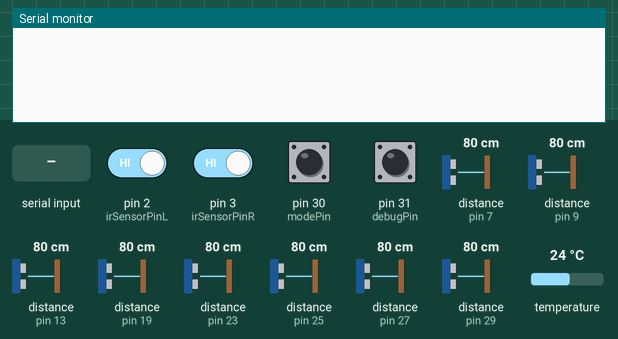
Bench run of a sketch on a simulated Arduino Mega 2560, built with avr-gcc and run on an emulated ATmega2560. Shown: the last lines printed to the serial monitor. Wiring (inferred from the names in the program): 8 × ultrasonic range finder: trigger pin 6, echo pin 7 / trigger pin 8, echo pin 9 / trigger pin 12, echo pin 13 / trigger pin 18, echo pin 19 / trigger pin 22, echo pin 23 / trigger pin 24, echo pin 25 / trigger pin 26, echo pin 27 / trigger pin 28, echo pin 29. The test bench sets the inputs (shaded band); at power-on: pin 2 (irSensorPinL), pin 3 (irSensorPinR), pin 30 (modePin), pin 31 (debugPin) HIGH, distance to the obstacle (sensors on pin 7, pin 9, pin 13, pin 19, pin 23, pin 25, pin 27, pin 29) 80 cm, temperature 24 °C. The echo pulse lasts 58.3 µs per cm.

Above: at 1.2 s.
1.3 s: "DEBUG:1\n" received over the second serial link
At 3.4 s:
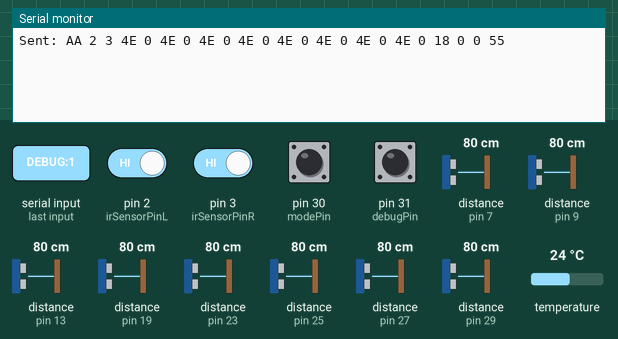
5.1 s: distance to the obstacle (sensor on pin 7) set to 2 cm
At 6.9 s:
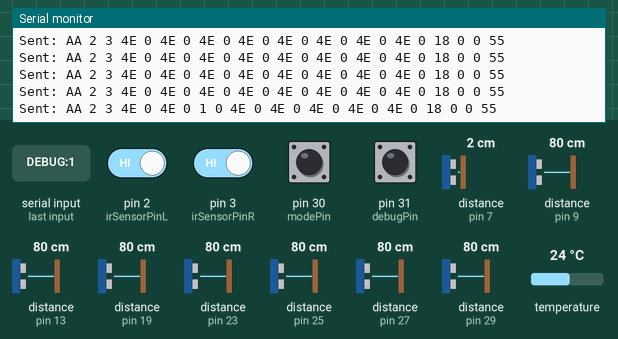
8.7 s: distance to the obstacle (sensor on pin 9) set to 2 cm
At 10.7 s:
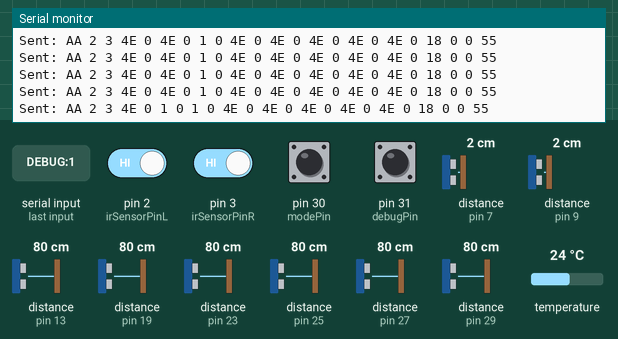
12.4 s: distance to the obstacle (sensor on pin 13) set to 2 cm
At 14.0 s:
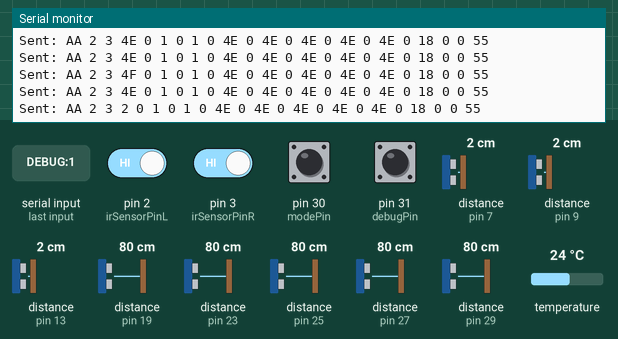
16.0 s: distance to the obstacle (sensor on pin 19) set to 2 cm
At 17.7 s:
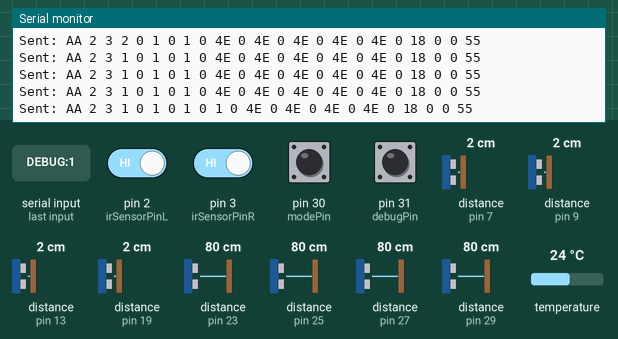
19.6 s: distance to the obstacle (sensor on pin 23) set to 2 cm
At 21.5 s:
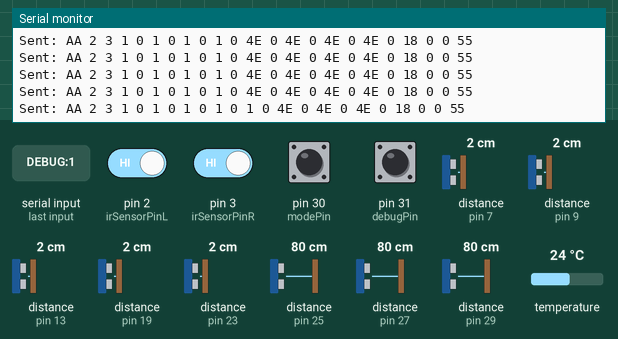

The sketch:

ADAS.ino
```cpp
#include <SoftwareSerial.h>
#include <OneWire.h>
#include <DallasTemperature.h>

// === Debug Pin Setup ===
const int debugPin = 31;
bool debugEnabled = false;
#define debugPrint(x)   if (debugEnabled) Serial.print(x)
#define debugPrintln(x) if (debugEnabled) Serial.println(x)

// === Bluetooth ===
SoftwareSerial bluetooth(10, 11);   // RX, TX

// === Mode Jumper ===
const int modePin = 30;             // LOW = 2 sensors, HIGH = 3 sensors

// === Ultrasonic Pins ===
const int trigPinsRear[3]  = {12, 8, 6};
const int echoPinsRear[3]  = {13, 9, 7};
const int trigPinsFront[3] = {18, 22, 24};
const int echoPinsFront[3] = {19, 23, 25};

// === Blind‑spot Pins ===
const int blindTrigL = 26;
const int blindEchoL = 27;
const int blindTrigR = 28;
const int blindEchoR = 29;

// === IR Line‑sensor Pins (interrupt) ===
const int irSensorPinL = 2;
const int irSensorPinR = 3;

// === Temperature Sensor ===
const int tempPin = 5;
OneWire oneWire(tempPin);
DallasTemperature sensors(&oneWire);

// === Runtime Variables ===
const int MAX_SENSORS = 6;
int  distances[MAX_SENSORS] = {0};
int  blindLeft  = 999;
int  blindRight = 999;
int  tempC      = 0;
int  sensorCount = 2;               // updated by jumper

volatile int irLeft  = 0;
volatile int irRight = 0;

// Streaming flags – permanently ON ==================================
const bool rearStreaming  = true;
const bool frontStreaming = true;

String btBuffer = "";                // still used for DEBUG commands
unsigned long lastSensorTime   = 0;
const unsigned long sensorInterval = 100;   // ms, 10 Hz stream

// ===================================================================
void setup() {
  Serial.begin(38400);
  bluetooth.begin(38400);

  pinMode(debugPin, INPUT_PULLUP);
  debugEnabled = (digitalRead(debugPin) == LOW);
  if (debugEnabled) Serial.println(F("Debug Mode ENABLED"));

  pinMode(modePin, INPUT_PULLUP);

  // IR sensors ===================================================
  pinMode(irSensorPinL, INPUT_PULLUP);
  pinMode(irSensorPinR, INPUT_PULLUP);
  attachInterrupt(digitalPinToInterrupt(irSensorPinL), isrIRLeft,  CHANGE);
  attachInterrupt(digitalPinToInterrupt(irSensorPinR), isrIRRight, CHANGE);

  // Ultrasonic TX/RX setup ==================================
  for (int i = 0; i < 3; i++) {
    pinMode(trigPinsRear[i],  OUTPUT);
    pinMode(echoPinsRear[i],  INPUT);
    pinMode(trigPinsFront[i], OUTPUT);
    pinMode(echoPinsFront[i], INPUT);
  }

  // Blind‑spot ultrasonic ===========================================
  pinMode(blindTrigL, OUTPUT);
  pinMode(blindEchoL, INPUT);
  pinMode(blindTrigR, OUTPUT);
  pinMode(blindEchoR, INPUT);

  sensors.begin();

  debugPrintln(F("Ultrasonic sensor unit ready – streaming begins."));
}

// ===================================================================
void loop() {
  handleDebugCommands();      // only DEBUG:1 / DEBUG:0 recognised
  jumperCheck();

  if (millis() - lastSensorTime >= sensorInterval) {
    readUltrasonics();
    readBlindSpots();
    tempSensor();
    dataWrite();
    lastSensorTime = millis();
  }
}

// ===================================================================
// Only DEBUG commands are parsed; REAR/FRONT commands removed.
void handleDebugCommands() {
  while (bluetooth.available()) {
    char c = bluetooth.read();
    if (c == '\n') {
      btBuffer.trim();
      if (btBuffer == "DEBUG:1") {
        debugEnabled = true;  bluetooth.println("DEBUG_ON");
      } else if (btBuffer == "DEBUG:0") {
        debugEnabled = false; bluetooth.println("DEBUG_OFF");
      }
      btBuffer = "";
    } else {
      btBuffer += c;
    }
  }
}

// ===================================================================
void jumperCheck() {
  sensorCount = (digitalRead(modePin) == LOW) ? 2 : 3;
}

// ================= Ultrasonic distances (rear/front) =================
void readUltrasonics() {
  for (int i = 0; i < sensorCount; i++) {
    int rIndex = (sensorCount == 2) ? (i == 0 ? 0 : 2) : i;   // same mapping as original
    distances[i] = getDistance(trigPinsRear[rIndex], echoPinsRear[rIndex]);

    int fIndex = (sensorCount == 2) ? (i == 0 ? 0 : 2) : i;
    distances[i + sensorCount] = getDistance(trigPinsFront[fIndex], echoPinsFront[fIndex]);
  }
}

// ================= Blind‑spot ultrasonics =================
void readBlindSpots() {
  blindLeft  = getDistance(blindTrigL, blindEchoL);
  blindRight = getDistance(blindTrigR, blindEchoR);
}

// ================= Get single ultrasonic distance =================
int getDistance(int trigPin, int echoPin) {
  digitalWrite(trigPin, LOW); delayMicroseconds(2);
  digitalWrite(trigPin, HIGH); delayMicroseconds(10);
  digitalWrite(trigPin, LOW);
  long duration = pulseIn(echoPin, HIGH, 15000);         // time‑out 15 ms
  int distance = (duration == 0) ? 999 : duration * 0.034 / 2;
  return (distance > 600) ? 666 : distance;              // 666 = "clear" flag
}

// ================= Temperature sensor =================
void tempSensor() {
  sensors.requestTemperatures();
  tempC = sensors.getTempCByIndex(0);
}

// ================= IR line‑sensor ISRs =================
void isrIRLeft()  { irLeft  = (digitalRead(irSensorPinL) == LOW) ? 1 : 0; }
void isrIRRight() { irRight = (digitalRead(irSensorPinR) == LOW) ? 1 : 0; }

// ===================================================================
void dataWrite() {
  bool tempError = (tempC == DEVICE_DISCONNECTED_C);

  uint8_t buf[32];
  uint8_t idx = 0;

  buf[idx++] = 0xAA;              // HEADER
  buf[idx++] = 0x02;              // TYPE (sensor data)
  buf[idx++] = 0x03;              // FLAGS – rear + front streaming ON

  // Rear distances ===================================================
  for (int i = 0; i < 3; i++) {
    uint16_t val = (i < sensorCount) ? distances[i] : 0xFFFF;
    buf[idx++] = val & 0xFF;  buf[idx++] = val >> 8;
  }
  // Front distances ===================================================
  for (int i = 0; i < 3; i++) {
    uint16_t val = (i < sensorCount) ? distances[i + sensorCount] : 0xFFFF;
    buf[idx++] = val & 0xFF;  buf[idx++] = val >> 8;
  }

  // Blind‑spot ===================================================
  buf[idx++] = blindLeft  & 0xFF; buf[idx++] = blindLeft  >> 8;
  buf[idx++] = blindRight & 0xFF; buf[idx++] = blindRight >> 8;

  // Temperature ===================================================
  uint16_t t = tempError ? 0xFFFF : (uint16_t)tempC;
  buf[idx++] = t & 0xFF;  buf[idx++] = t >> 8;

  // IR flags ===================================================
  buf[idx++] = (irLeft ? 1 : 0) | (irRight ? 2 : 0);

  buf[idx++] = 0x55;              // TAIL

  bluetooth.write(buf, idx);

  if (debugEnabled) {
    Serial.print(F("Sent: "));
    for (uint8_t i = 0; i < idx; i++) { Serial.print(buf[i], HEX); Serial.print(' '); }
    Serial.println();
  }
}
```

Measured:
- after the input at 1.3 s, the serial monitor: prints a new line after 1.4 s (image 1)
- after the input at 5.1 s, the serial monitor: prints a new line after 1.3 s (image 2)
- after the input at 8.7 s, the serial monitor: prints a new line after 1.3 s (image 3)
- after the input at 12.4 s, the serial monitor: prints a new line after 1.2 s (image 4)
- after the input at 16.0 s, the serial monitor: prints a new line after 1.2 s (image 5)
- after the input at 19.6 s, the serial monitor: prints a new line after 1.2 s (image 6)
